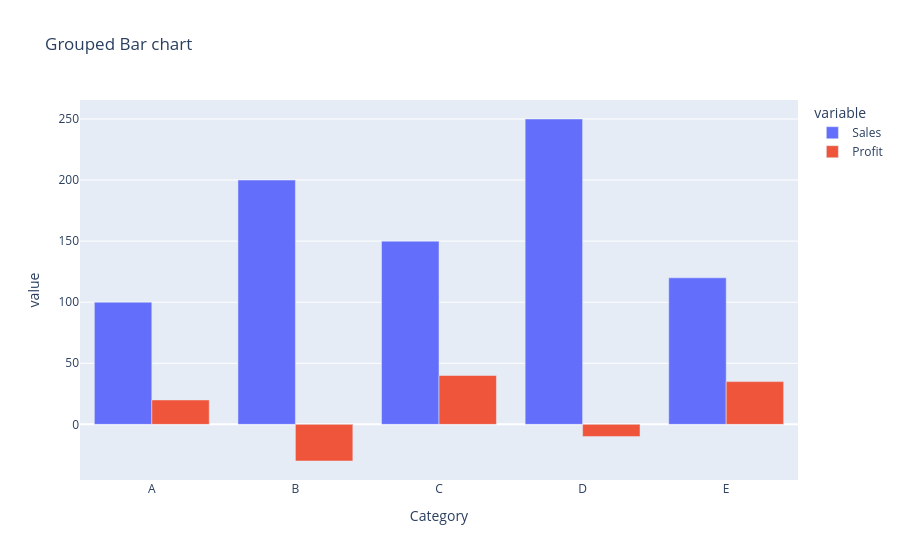

Notebook code cell kept with this figure:
### Code cell
### Grouped bar plot
px.bar(
df,
x = "Category",
y = ["Sales","Profit"],
barmode = "group",
title = "Grouped Bar chart"
).show()

### Figure 1 — Plotly figure (JSON) as saved in the notebook; plotly's stock layout.template omitted (floating-point values rounded to 4 significant figures)
{"data": [{"alignmentgroup": "True", "hovertemplate": "variable=Sales<br>Category=%{x}<br>value=%{y}<extra></extra>", "legendgroup": "Sales", "marker": {"color": "#636efa", "pattern": {"shape": ""}}, "name": "Sales", "offsetgroup": "Sales", "orientation": "v", "showlegend": true, "textposition": "auto", "type": "bar", "x": ["A", "B", "C", "D", "E"], "xaxis": "x", "y": [100, 200, 150, 250, 120], "yaxis": "y"}, {"alignmentgroup": "True", "hovertemplate": "variable=Profit<br>Category=%{x}<br>value=%{y}<extra></extra>", "legendgroup": "Profit", "marker": {"color": "#EF553B", "pattern": {"shape": ""}}, "name": "Profit", "offsetgroup": "Profit", "orientation": "v", "showlegend": true, "textposition": "auto", "type": "bar", "x": ["A", "B", "C", "D", "E"], "xaxis": "x", "y": [20, -30, 40, -10, 35], "yaxis": "y"}], "layout": {"barmode": "group", "legend": {"title": {"text": "variable"}, "tracegroupgap": 0}, "title": {"text": "Grouped Bar chart"}, "xaxis": {"anchor": "y", "domain": [0, 1], "title": {"text": "Category"}}, "yaxis": {"anchor": "x", "domain": [0, 1], "title": {"text": "value"}}}}
